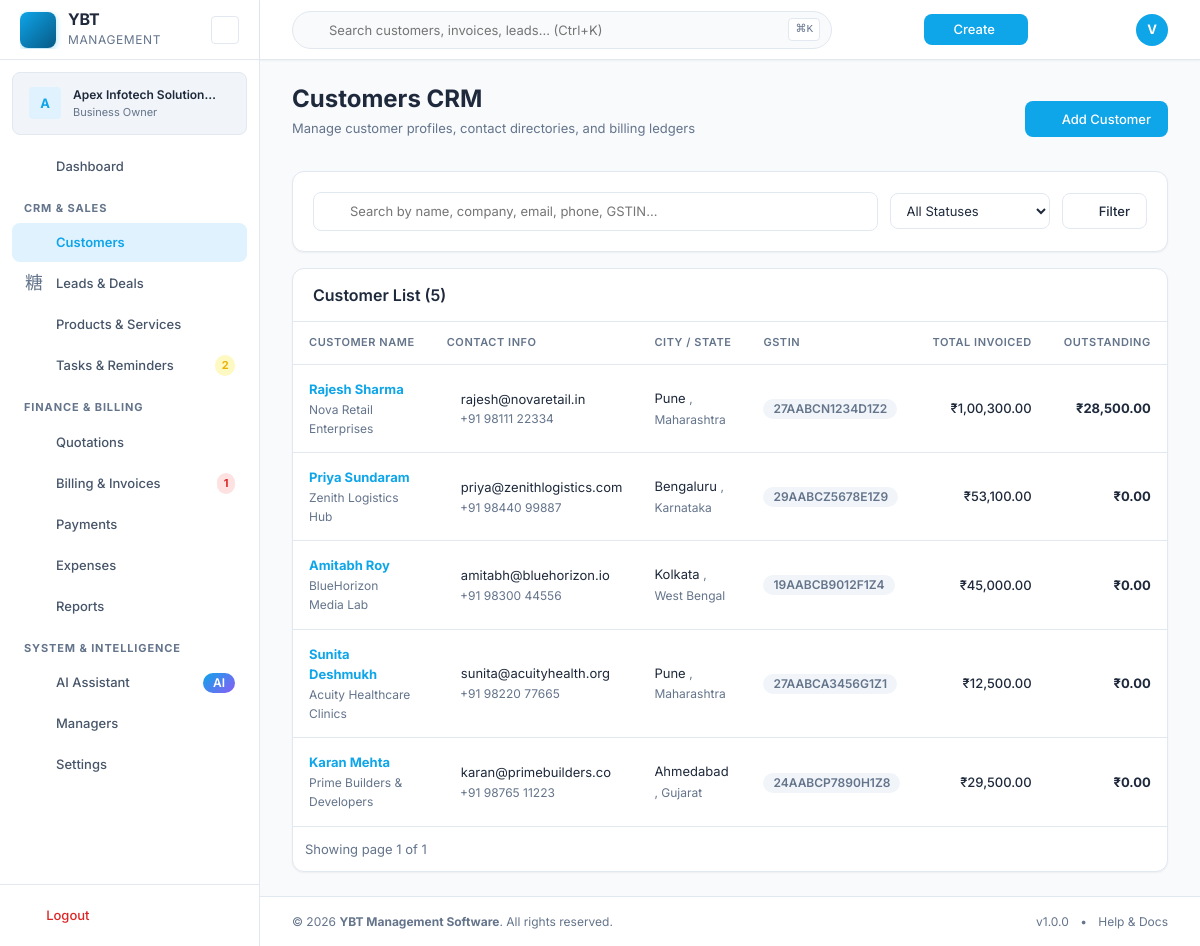
/customers.php (signed in), run on the app's committed database.
### tables this page shows
CREATE TABLE `customers` (
  `id` INT UNSIGNED AUTO_INCREMENT PRIMARY KEY,
  `business_id` INT UNSIGNED NOT NULL,
  `type` ENUM('individual','business') DEFAULT 'individual',
  `name` VARCHAR(255) NOT NULL,
  `company_name` VARCHAR(255) DEFAULT NULL,
  `contact_person` VARCHAR(255) DEFAULT NULL,
  `email` VARCHAR(255) DEFAULT NULL,
  `phone` VARCHAR(50) DEFAULT NULL,
  `alt_phone` VARCHAR(50) DEFAULT NULL,
  `billing_address_line1` VARCHAR(255) DEFAULT NULL,
  `billing_address_line2` VARCHAR(255) DEFAULT NULL,
  `billing_city` VARCHAR(100) DEFAULT NULL,
  `billing_state` VARCHAR(100) DEFAULT NULL,
  `billing_postal_code` VARCHAR(20) DEFAULT NULL,
  `billing_country` VARCHAR(100) DEFAULT 'India',
  `shipping_address_line1` VARCHAR(255) DEFAULT NULL,
  `shipping_address_line2` VARCHAR(255) DEFAULT NULL,
  `shipping_city` VARCHAR(100) DEFAULT NULL,
  `shipping_state` VARCHAR(100) DEFAULT NULL,
  `shipping_postal_code` VARCHAR(20) DEFAULT NULL,
  `shipping_country` VARCHAR(100) DEFAULT NULL,
  `gstin` VARCHAR(20) DEFAULT NULL,
  `pan` VARCHAR(20) DEFAULT NULL,
  `category` VARCHAR(100) DEFAULT NULL,
  `tags` VARCHAR(500) DEFAULT NULL,
  `notes` TEXT DEFAULT NULL,
  `status` ENUM('active','archived') DEFAULT 'active',
  `is_demo` TINYINT(1) DEFAULT 0,
  `created_by` INT UNSIGNED DEFAULT NULL,
  `created_at` TIMESTAMP DEFAULT CURRENT_TIMESTAMP,
  `updated_at` TIMESTAMP DEFAULT CURRENT_TIMESTAMP ON UPDATE CURRENT_TIMESTAMP,
  INDEX `idx_customers_business` (`business_id`),
  INDEX `idx_customers_status` (`status`),
  INDEX `idx_customers_name` (`name`),
  INDEX `idx_customers_demo` (`is_demo`),
  FOREIGN KEY (`business_id`) REFERENCES `businesses`(`id`) ON DELETE CASCADE,
  FOREIGN KEY (`created_by`) REFERENCES `users`(`id`) ON DELETE SET NULL
);

### includes/auth.php (called while the page is built, shortened)
<?php
class Auth {
    public static function requireLogin(): void {
        $config = require YBT_ROOT . '/config/config.php';
    }
    public static function businessId(): ?int {
        return $_SESSION['business_id'] ?? null;
    }
    public static function isOwner(): bool {
        return !empty($_SESSION['is_owner']);
    }
}

### includes/permissions.php (called while the page is built, shortened)
<?php
class Permissions {
    public static function has(string $permissionKey): bool {
        if (Auth::isOwner()) return true;
        $perms = self::load();
        return in_array($permissionKey, $perms, true);
    }
}

### includes/functions.php (called while the page is built, shortened)
<?php
function e(?string $value): string {
    return htmlspecialchars($value ?? '', ENT_QUOTES, 'UTF-8');
}
function url(string $path = ''): string {
    return rtrim(APP_URL, '/') . '/' . ltrim($path, '/');
}
function currentPage(): int {
    return max(1, (int)($_GET['page'] ?? 1));
}

### services/customer-service.php (called while the page is built, shortened)
<?php
class CustomerService {
    public static function getAll(int $businessId, array $filters = [], int $page = 1, int $perPage = 15): array {
        $where = ["business_id = ?"];
        $params = [$businessId];
        $whereClause = implode(' AND ', $where);
        $countRow = Database::fetch("SELECT COUNT(*) as cnt FROM customers WHERE {$whereClause}", $params);
        $total = $countRow['cnt'] ?? 0;
        $offset = ($page - 1) * $perPage;
        $sql = "SELECT c.*,
                (SELECT COUNT(*) FROM invoices WHERE customer_id = c.id) as invoice_count,
                (SELECT COALESCE(SUM(grand_total), 0) FROM invoices WHERE customer_id = c.id AND status != 'void') as total_billed,
                (SELECT COALESCE(SUM(amount_paid), 0) FROM invoices WHERE customer_id = c.id AND status != 'void') as total_paid,
                (SELECT COALESCE(SUM(outstanding), 0) FROM invoices WHERE customer_id = c.id AND status IN ('sent', 'partial', 'overdue')) as total_outstanding
                FROM customers c
                WHERE {$whereClause}
                ORDER BY c.created_at DESC
                LIMIT {$perPage} OFFSET {$offset}";
        $customers = Database::fetchAll($sql, $params);
        return [
            'data' => $customers,
            'total' => $total,
            'page' => $page,
            'per_page' => $perPage,
            'total_pages' => max(1, (int)ceil($total / $perPage))
        ];
    }
}

### config/config.php (called while the page is built, shortened)
<?php
return [
    'app_name'    => 'YBT Management Software',
    'app_version' => '1.0.0',
    'app_url'     => 'http://localhost/YBT%20Management%20Software',
    'environment' => 'development',
    'debug'       => true,
    'timezone'    => 'Asia/Kolkata',
    'db_host'     => '127.0.0.1',
    'db_port'     => 3306,
    'db_name'     => 'ybt_management',
    'db_user'     => 'root',
    'db_pass'     => '',
    'db_charset'  => 'utf8mb4',
    'session_name'     => 'YBT_SESSION',
    'session_lifetime' => 7200,
    'session_secure'   => false,
    'session_httponly'  => true,
    'session_samesite'  => 'Lax',
    'storage_path'  => YBT_ROOT . '/storage',
    'upload_max_mb' => 10,
    'login_max_attempts'  => 5,
    'login_lockout_mins'  => 15,
    'password_reset_ttl'  => 3600,
    'csrf_token_lifetime' => 3600,
    'encryption_key' => 'CHANGE_THIS_IN_PRODUCTION_32_CHAR_KEY!',
];

### includes/db.php (called while the page is built, shortened)
<?php
class Database {
    private static ?PDO $instance = null;
    public static function getInstance(): PDO {
        if (self::$instance === null) {
            $config = require YBT_ROOT . '/config/config.php';
            $dsn = sprintf(
                'mysql:host=%s;port=%d;dbname=%s;charset=%s',
                $config['db_host'],
                $config['db_port'],
                $config['db_name'],
                $config['db_charset']
            );
            try {
                self::$instance = new PDO($dsn, $config['db_user'], $config['db_pass'], [
                    PDO::ATTR_ERRMODE            => PDO::ERRMODE_EXCEPTION,
                    PDO::ATTR_DEFAULT_FETCH_MODE => PDO::FETCH_ASSOC,
                    PDO::ATTR_EMULATE_PREPARES   => false,
                    PDO::MYSQL_ATTR_INIT_COMMAND => "SET NAMES utf8mb4 COLLATE utf8mb4_unicode_ci",
                ]);
            } catch (PDOException $e) {
                if ($config['debug']) {
                    throw $e;
                }
                error_log('Database connection failed: ' . $e->getMessage());
                die('Database connection error. Please check configuration.');
            }
        }
        return self::$instance;
    }
    public static function query(string $sql, array $params = []): PDOStatement {
        $stmt = self::getInstance()->prepare($sql);
        $stmt->execute($params);
        return $stmt;
    }
    public static function fetchAll(string $sql, array $params = []): array {
        return self::query($sql, $params)->fetchAll();
    }
    public static function fetch(string $sql, array $params = []): ?array {
        $row = self::query($sql, $params)->fetch();
        return $row ?: null;
    }
}

### includes/formatting.php (called while the page is built, shortened)
<?php
function formatCurrency(float $amount, ?string $symbol = null): string {
    $defaults = require YBT_ROOT . '/config/defaults.php';
    $regional = $defaults['regional'];
    $symbol = $symbol ?? $regional['currency_symbol'];
    if (($regional['number_system'] ?? 'indian') === 'indian') {
        return $symbol . formatIndianNumber($amount);
    }
    return $symbol . number_format($amount, 2, $regional['decimal_separator'], $regional['thousand_separator']);
}
function formatIndianNumber(float $number, int $decimals = 2): string {
    $isNegative = $number < 0;
    $number = abs($number);
    $parts = explode('.', number_format($number, $decimals, '.', ''));
    $intPart = $parts[0];
    $decPart = $parts[1] ?? str_repeat('0', $decimals);
    $len = strlen($intPart);
    if ($len <= 3) {
        $formatted = $intPart;
    } else {
        $lastThree = substr($intPart, -3);
        $remaining = substr($intPart, 0, $len - 3);
        $formatted = preg_replace('/\B(?=(\d{2})+(?!\d))/', ',', $remaining) . ',' . $lastThree;
    }
    $result = $formatted . ($decimals > 0 ? '.' . $decPart : '');
    return $isNegative ? '-' . $result : $result;
}

### customers.php (the view, shortened to what this page needs)
<?php
require_once __DIR__ . '/services/customer-service.php';
$businessId = Auth::businessId();
$page = currentPage();
$filters = [
    'search' => $_GET['search'] ?? '',
    'status' => $_GET['status'] ?? 'all',
    'city' => $_GET['city'] ?? ''
];
$result = CustomerService::getAll($businessId, $filters, $page, 12);
$customers = $result['data'];
$totalPages = $result['total_pages'];
$totalCount = $result['total'];
require YBT_ROOT . '/includes/header.php';
?>
<div class="page-header d-flex justify-between align-center mb-4">
    <div>
        <h1 class="page-title">Customers CRM</h1>
        <p class="page-subtitle">Manage customer profiles, contact directories, and billing ledgers</p>
    </div>
    <div class="page-header-actions">
        <?php if (Permissions::has('customers.create')): ?>
        <button type="button" class="btn btn-primary" data-modal-target="new-customer-modal">
            <i class="ti ti-user-plus mr-1"></i> Add Customer
        </button>
        <?php endif; ?>
    </div>
</div>
<div class="card mb-4 filter-card">
    <div class="card-body">
        <form method="GET" action="<?= url('customers.php') ?>" class="d-flex flex-wrap gap-3 align-center">
            <div class="flex-1 min-w-200">
                <div class="input-icon-wrapper">
                    <input type="text" name="search" class="form-input" placeholder="Search by name, company, email, phone, GSTIN..." value="<?= e($filters['search']) ?>">
                </div>
            </div>
            <div style="width: 160px;">
                <select name="status" class="form-select" onchange="this.form.submit()">
                    <option value="all" <?= $filters['status'] === 'all' ? 'selected' : '' ?>>All Statuses</option>
                </select>
            </div>
            <button type="submit" class="btn btn-secondary">
                <i class="ti ti-filter mr-1"></i> Filter
            </button>
        </form>
    </div>
</div>
<div class="card">
    <div class="card-header d-flex justify-between align-center">
        <h3 class="card-title">Customer List (<?= $totalCount ?>)</h3>
    </div>
    <div class="card-body p-0">
        <?php if (empty($customers)): ?>
            <div class="empty-state p-5 text-center">
                <i class="ti ti-users text-4xl text-muted mb-2"></i>
                <h3>No Customers Found</h3>
                <p class="text-muted text-sm mb-3">No customers match your criteria or none have been added yet.</p>
                <?php if (Permissions::has('customers.create')): ?>
                <button type="button" class="btn btn-primary btn-sm" data-modal-target="new-customer-modal">
                    <i class="ti ti-plus mr-1"></i> Add Your First Customer
                </button>
                <?php endif; ?>
            </div>
        <?php else: ?>
            <div class="table-responsive">
                <table class="data-table">
                    <thead>
                        <tr>
                            <th>Customer Name</th>
                            <th>Contact Info</th>
                            <th>City / State</th>
                            <th>GSTIN</th>
                            <th class="text-right">Total Invoiced</th>
                            <th class="text-right">Outstanding</th>
                        </tr>
                    </thead>
                    <tbody>
                        <?php foreach ($customers as $c): ?>
                        <tr>
                            <td>
                                <a href="<?= url('customer-view.php?id=' . $c['id']) ?>" class="font-bold text-primary">
                                    <?= e($c['name']) ?>
                                </a>
                                <?php if (!empty($c['company_name'])): ?>
                                    <div class="text-xs text-muted"><?= e($c['company_name']) ?></div>
                                <?php endif; ?>
                            </td>
                            <td>
                                <div><i class="ti ti-mail text-muted mr-1"></i><?= e($c['email'] ?: '—') ?></div>
                                <div class="text-xs text-muted"><i class="ti ti-phone text-muted mr-1"></i><?= e($c['phone'] ?: '—') ?></div>
                            </td>
                            <td>
                                <?= e($c['billing_city'] ?: '—') ?>
                                <?php if (!empty($c['billing_state'])): ?>
                                    <span class="text-xs text-muted">, <?= e($c['billing_state']) ?></span>
                                <?php endif; ?>
                            </td>
                            <td><span class="badge badge-subtle"><?= e($c['gstin'] ?: 'Unregistered') ?></span></td>
                            <td class="text-right font-medium"><?= formatCurrency($c['total_billed']) ?></td>
                            <td class="text-right font-bold <?= $c['total_outstanding'] > 0 ? 'text-danger' : 'text-success' ?>">
                                <?= formatCurrency($c['total_outstanding']) ?>
                            </td>
                        </tr>
                        <?php endforeach; ?>
                    </tbody>
                </table>
            </div>
            <div class="p-3 d-flex justify-between align-center">
                <span class="text-sm text-muted">Showing page <?= $page ?> of <?= $totalPages ?></span>
            </div>
        <?php endif; ?>
    </div>
</div>
<?php require YBT_ROOT . '/includes/footer.php'; ?>

### data on the page
customers: name "Rajesh Sharma", company_name "Nova Retail Enterprises", email "rajesh@novaretail.in", phone "+91 98111 22334", billing_city "Pune", billing_state "Maharashtra", gstin "27AABCN1234D1Z2", total_billed "₹1,00,300.00", total_outstanding "₹28,500.00"
customers: name "Priya Sundaram", company_name "Zenith Logistics Hub", email "priya@zenithlogistics.com", phone "+91 98440 99887", billing_city "Bengaluru", billing_state "Karnataka", gstin "29AABCZ5678E1Z9", total_billed "₹53,100.00", total_outstanding "₹0.00"
customers: name "Amitabh Roy", company_name "BlueHorizon Media Lab", email "amitabh@bluehorizon.io", phone "+91 98300 44556", billing_city "Kolkata", billing_state "West Bengal", gstin "19AABCB9012F1Z4", total_billed "₹45,000.00", total_outstanding "₹0.00"
customers: name "Sunita Deshmukh", company_name "Acuity Healthcare Clinics", email "sunita@acuityhealth.org", phone "+91 98220 77665", billing_city "Pune", billing_state "Maharashtra", gstin "27AABCA3456G1Z1", total_billed "₹12,500.00", total_outstanding "₹0.00"
customers: name "Karan Mehta", company_name "Prime Builders & Developers", email "karan@primebuilders.co", phone "+91 98765 11223", billing_city "Ahmedabad", billing_state "Gujarat", gstin "24AABCP7890H1Z8", total_billed "₹29,500.00", total_outstanding "₹0.00"

### other printed values
substr(e($businessName), 0, 1) "A"
truncate($businessName, 22) "Apex Infotech Solution…"
$pendingTasksCount "2"
$overdueInvoicesCount "1"
$userInitial "V"
$totalCount "5"
$page "1"
$totalPages "1"
APP_NAME "YBT Management Software"
APP_VERSION "1.0.0"
